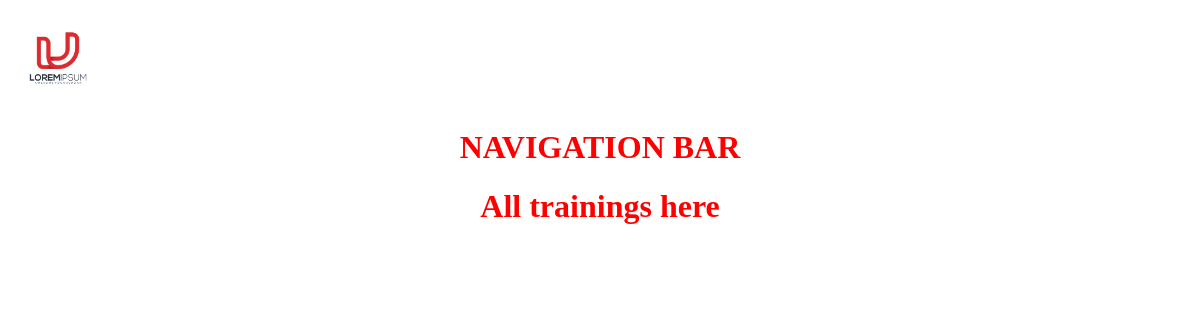
The page /trainings/5 on the database as committed earlier.
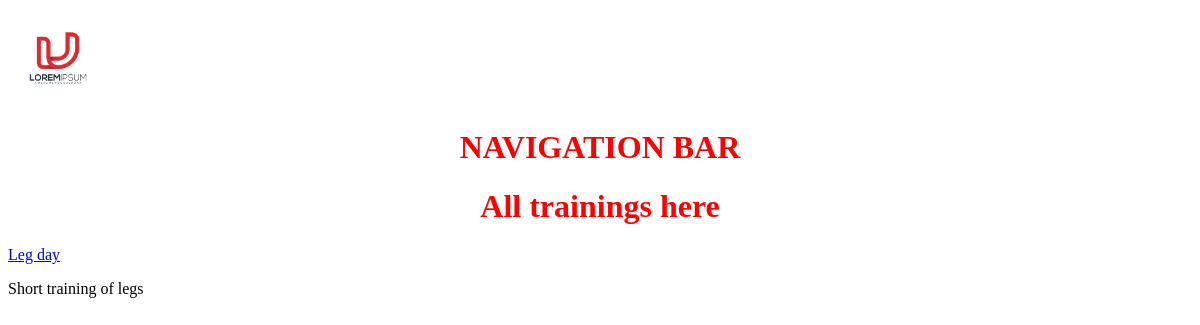
The same page on the database as committed later.
### training_diary/models.py (models this page shows, shortened)
class Training(models.Model):
    user = models.ForeignKey(User, on_delete=models.CASCADE)
    name = models.CharField(max_length=300)
    description = models.CharField(max_length=800, blank=True, null=True)
    date = models.DateTimeField(blank=True, null=True, default=date.today().strftime("%Y-%m-%d"))
    created = models.DateTimeField(auto_now_add=True)
    id = models.UUIDField(default=uuid.uuid4, unique=True, primary_key=True, editable=False)

### training_diary/views.py (the view)
# urls.py: path('trainings/<str:pk>', views.all_user_trainings, name="all-user-trainings"),
def all_user_trainings(request, pk): # Need to add pk later
    user = User.objects.get(id=pk)
    print('USER = ', user)
    trainings = Training.objects.filter(user=user)
    context = {'trainings': trainings}
    return render(request, 'training_diary/trainings.html', context)

### training_diary/templates/training_diary/trainings.html (shortened to what this page needs)
{% extends 'main.html' %}
{% block content %}
<h1>All trainings here</h1>
<div id="training">
{% for training in trainings %}
    <a href="{% url 'training-single' training.id %}"><p>{{training.name}}</p></a>
    <p>{{training.description}}</p>
{% endfor %}
</div>
{% endblock content %}

Rows that differ between the two databases and show on the page:
added Training: name "Leg day", description "Short training of legs"
